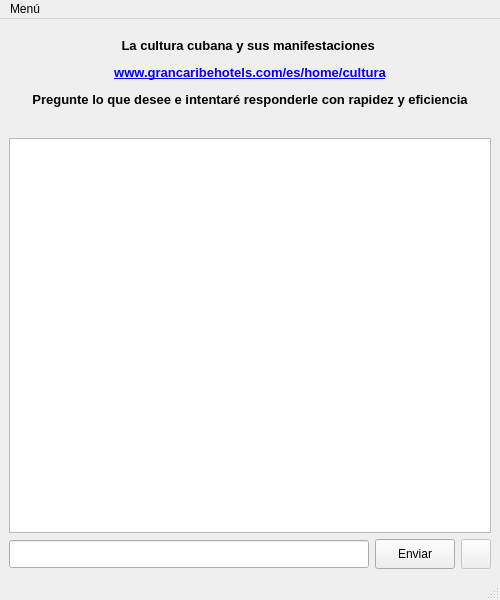
<?xml version="1.0" encoding="UTF-8"?>
<ui version="4.0">
 <author>Daniel González</author>
 <class>Chatbot_Window</class>
 <widget class="QMainWindow" name="Chatbot_Window">
  <property name="windowModality">
   <enum>Qt::ApplicationModal</enum>
  </property>
  <property name="geometry">
   <rect>
    <x>0</x>
    <y>0</y>
    <width>500</width>
    <height>600</height>
   </rect>
  </property>
  <property name="minimumSize">
   <size>
    <width>500</width>
    <height>600</height>
   </size>
  </property>
  <property name="maximumSize">
   <size>
    <width>500</width>
    <height>600</height>
   </size>
  </property>
  <property name="windowTitle">
   <string>Chatbot</string>
  </property>
  <property name="windowIcon">
   <iconset>
    <normaloff>icon.png</normaloff>icon.png</iconset>
  </property>
  <property name="iconSize">
   <size>
    <width>32</width>
    <height>32</height>
   </size>
  </property>
  <widget class="QWidget" name="centralwidget">
   <layout class="QVBoxLayout" name="verticalLayout">
    <item>
     <spacer name="verticalSpacer_2">
      <property name="orientation">
       <enum>Qt::Vertical</enum>
      </property>
      <property name="sizeType">
       <enum>QSizePolicy::Fixed</enum>
      </property>
      <property name="sizeHint" stdset="0">
       <size>
        <width>20</width>
        <height>10</height>
       </size>
      </property>
     </spacer>
    </item>
    <item>
     <widget class="QLabel" name="label">
      <property name="lineWidth">
       <number>1</number>
      </property>
      <property name="text">
       <string>&lt;html&gt;&lt;head/&gt;&lt;body&gt;&lt;p align=&quot;center&quot;&gt;&lt;span style=&quot; font-size:10pt; font-weight:600;&quot;&gt;La cultura cubana y sus manifestaciones &lt;/span&gt;&lt;/p&gt;&lt;p&gt;&lt;a href=&quot;www.grancaribehotels.com/es/home/cultura&quot;&gt;&lt;span style=&quot; font-size:10pt; font-weight:600; text-decoration: underline; color:#0000ff;&quot;&gt;www.grancaribehotels.com/es/home/cultura&lt;/span&gt;&lt;/a&gt;&lt;/p&gt;&lt;p align=&quot;center&quot;&gt;&lt;span style=&quot; font-size:10pt; font-weight:600;&quot;&gt;Pregunte lo que desee e intentaré responderle con rapidez y eficiencia&lt;/span&gt;&lt;/p&gt;&lt;/body&gt;&lt;/html&gt;</string>
      </property>
      <property name="textFormat">
       <enum>Qt::AutoText</enum>
      </property>
      <property name="scaledContents">
       <bool>false</bool>
      </property>
      <property name="alignment">
       <set>Qt::AlignCenter</set>
      </property>
      <property name="wordWrap">
       <bool>false</bool>
      </property>
      <property name="margin">
       <number>0</number>
      </property>
      <property name="indent">
       <number>-1</number>
      </property>
      <property name="openExternalLinks">
       <bool>true</bool>
      </property>
     </widget>
    </item>
    <item>
     <spacer name="verticalSpacer">
      <property name="orientation">
       <enum>Qt::Vertical</enum>
      </property>
      <property name="sizeType">
       <enum>QSizePolicy::Fixed</enum>
      </property>
      <property name="sizeHint" stdset="0">
       <size>
        <width>13</width>
        <height>25</height>
       </size>
      </property>
     </spacer>
    </item>
    <item>
     <widget class="QPlainTextEdit" name="historial">
      <property name="statusTip">
       <string>Historial de la conversación</string>
      </property>
      <property name="readOnly">
       <bool>true</bool>
      </property>
     </widget>
    </item>
    <item>
     <widget class="QWidget" name="hLay" native="true">
      <property name="enabled">
       <bool>true</bool>
      </property>
      <layout class="QHBoxLayout" name="horizontalLayout">
       <property name="leftMargin">
        <number>0</number>
       </property>
       <property name="topMargin">
        <number>0</number>
       </property>
       <property name="rightMargin">
        <number>0</number>
       </property>
       <property name="bottomMargin">
        <number>0</number>
       </property>
       <item>
        <widget class="QLineEdit" name="text_input">
         <property name="minimumSize">
          <size>
           <width>100</width>
           <height>28</height>
          </size>
         </property>
         <property name="maximumSize">
          <size>
           <width>16777215</width>
           <height>16777215</height>
          </size>
         </property>
         <property name="statusTip">
          <string>Escriba una pregunta</string>
         </property>
        </widget>
       </item>
       <item>
        <widget class="QPushButton" name="send_btn">
         <property name="minimumSize">
          <size>
           <width>80</width>
           <height>30</height>
          </size>
         </property>
         <property name="maximumSize">
          <size>
           <width>16777215</width>
           <height>30</height>
          </size>
         </property>
         <property name="statusTip">
          <string>Realizar pregunta</string>
         </property>
         <property name="text">
          <string>Enviar</string>
         </property>
        </widget>
       </item>
       <item>
        <widget class="QPushButton" name="micro_btn">
         <property name="enabled">
          <bool>false</bool>
         </property>
         <property name="minimumSize">
          <size>
           <width>30</width>
           <height>30</height>
          </size>
         </property>
         <property name="maximumSize">
          <size>
           <width>30</width>
           <height>30</height>
          </size>
         </property>
         <property name="statusTip">
          <string>Activar el micrófono para hacer pregunta</string>
         </property>
         <property name="text">
          <string/>
         </property>
         <property name="icon">
          <iconset>
           <normaloff>mic.png</normaloff>mic.png</iconset>
         </property>
         <property name="iconSize">
          <size>
           <width>20</width>
           <height>20</height>
          </size>
         </property>
         <property name="checkable">
          <bool>true</bool>
         </property>
         <property name="checked">
          <bool>false</bool>
         </property>
        </widget>
       </item>
      </layout>
     </widget>
    </item>
   </layout>
  </widget>
  <widget class="QMenuBar" name="menubar">
   <property name="geometry">
    <rect>
     <x>0</x>
     <y>0</y>
     <width>500</width>
     <height>21</height>
    </rect>
   </property>
   <widget class="QMenu" name="menuArchivo">
    <property name="title">
     <string>Menú</string>
    </property>
    <addaction name="menu_voice_rec"/>
    <addaction name="separator"/>
    <addaction name="menu_cerrar"/>
   </widget>
   <addaction name="menuArchivo"/>
  </widget>
  <widget class="QStatusBar" name="statusbar"/>
  <action name="menu_opc">
   <property name="checkable">
    <bool>false</bool>
   </property>
   <property name="checked">
    <bool>false</bool>
   </property>
   <property name="text">
    <string>Menu</string>
   </property>
   <property name="statusTip">
    <string>Menu random</string>
   </property>
  </action>
  <action name="menu_cerrar">
   <property name="icon">
    <iconset>
     <normaloff>close.png</normaloff>close.png</iconset>
   </property>
   <property name="text">
    <string>Cerrar</string>
   </property>
   <property name="statusTip">
    <string>Cerrar la aplicación</string>
   </property>
  </action>
  <action name="menu_voice_rec">
   <property name="checkable">
    <bool>true</bool>
   </property>
   <property name="checked">
    <bool>false</bool>
   </property>
   <property name="icon">
    <iconset>
     <normaloff>mic.png</normaloff>mic.png</iconset>
   </property>
   <property name="text">
    <string>Activar reconocimiento de voz</string>
   </property>
   <property name="statusTip">
    <string>Seleccione para activar el reconocimiento y síntesis de voz</string>
   </property>
  </action>
 </widget>
 <resources/>
 <connections>
  <connection>
   <sender>menu_voice_rec</sender>
   <signal>toggled(bool)</signal>
   <receiver>micro_btn</receiver>
   <slot>setEnabled(bool)</slot>
   <hints>
    <hint type="sourcelabel">
     <x>-1</x>
     <y>-1</y>
    </hint>
    <hint type="destinationlabel">
     <x>475</x>
     <y>555</y>
    </hint>
   </hints>
  </connection>
 </connections>
</ui>
